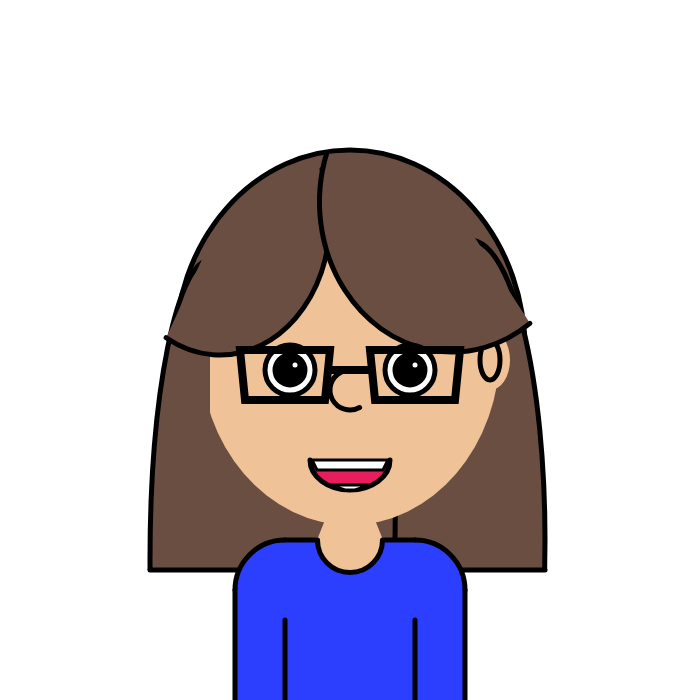
Frame 1 (no input)
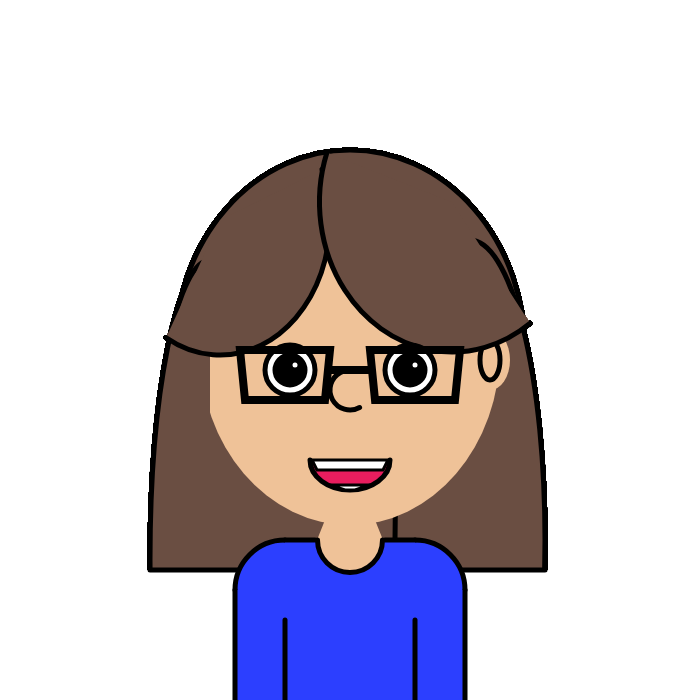
Frame 60 (no input)
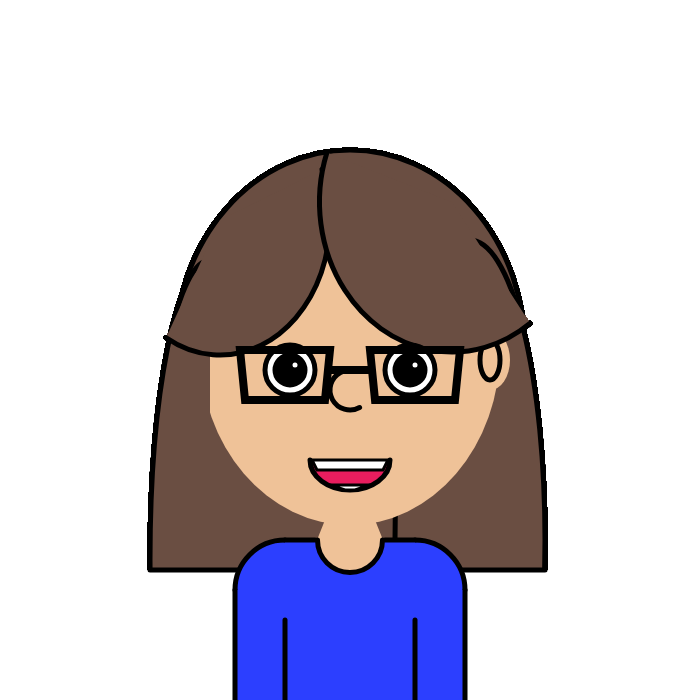
Frame 120 (the mouse pressed at the canvas centre since frame 60)

The p5.js sketch that drew these frames (run headless with seeded random() and noise() and a simulated clock; from frame 60 on, the mouse is pressed at the canvas centre):

// p5.js sketch
// ── sketch.js
function setup() {
  createCanvas(700, 700);
  background(255);
}

function draw() {
  ellipseMode(CENTER);
  stroke(0);
  strokeWeight(5);
  fill(106, 78, 66); //hair
  arc(width / 2, height / 2, 350, 400, PI, TWO_PI);
  rectMode(CORNER);
  rect(200, 270, 300, 500);

  arc(470, 540, 150, 600, -HALF_PI, 3 * HALF_PI);


  noStroke();
  fill(239, 194, 152); //skin
  ellipse(width / 2, height / 2, 300, 350);
  ellipse(490, 360, 40, 60);
  ellipse(190, 360, 40, 60);
  noFill();
  stroke(0);
  arc(490, 360, 20, 40, -HALF_PI, 3 * HALF_PI);

  stroke(0);
  strokeWeight(5);
  fill(106, 78, 66); //hair
  arc(210, 560, 120, 600, HALF_PI, 3 * HALF_PI);
  arc(220, 220, 220, 270, -.46, 2);

  arc(452, 202, 265, 300, 1, 1.12 * PI);

  fill(255);
  stroke(0);
  strokeWeight(5);
  ellipse(290, 370, 50, 50);
  ellipse(410, 370, 50, 50);
  fill(0);
  ellipse(290, 370, 30, 30);
  ellipse(410, 370, 30, 30);
  noStroke();
  fill(255);
  ellipse(295, 365, 5, 5);
  ellipse(415, 365, 5, 5);

  stroke(0);
  noFill();
  strokeWeight(8);
  quad(240, 350, 330, 350, 325, 400, 245, 400);
  quad(370, 350, 460, 350, 455, 400, 375, 400);
  line(330, 370, 370, 370);
  strokeWeight(5);
  arc(350, 390, 40, 40, HALF_PI - .5, 3 * HALF_PI);

  fill(232, 29, 94);
  arc(350, 460, 80, 60, 0, PI);
  strokeWeight(3);

  fill(255);
  quad(312, 460, 388, 460, 383, 470, 317, 470);
  quad(330, 485, 370, 485, 355, 490, 345, 490);
  
  noStroke();
  fill(239, 194, 152); //skin
  quad(325,520,375,520,395,570,305,570);
  
  fill(255);
  rect(120,570,580,130);
  
  strokeWeight(5);
  stroke(0);
  line(150,570,545,570);
  fill(44,63,255);
  arc(285,590,100,100,PI,TWO_PI-HALF_PI);
  arc(415,590,100,100,PI+HALF_PI,TWO_PI);
  noStroke();
  rect(285,540,130,160);
  rect(235,590,230,110);
  strokeWeight(5);
  stroke(0);
  line(285,540,315,540);
  line(385,540,415,540);
  line(285,620,285,700);
  line(415,620,415,700);
  line(235,590,235,700);
  line(465,590,465,700);
  
  fill(239, 194, 152); //skin
  arc(350,540,65,65,0,PI);
  
  print(mouseX);
  print(mouseY);
}
